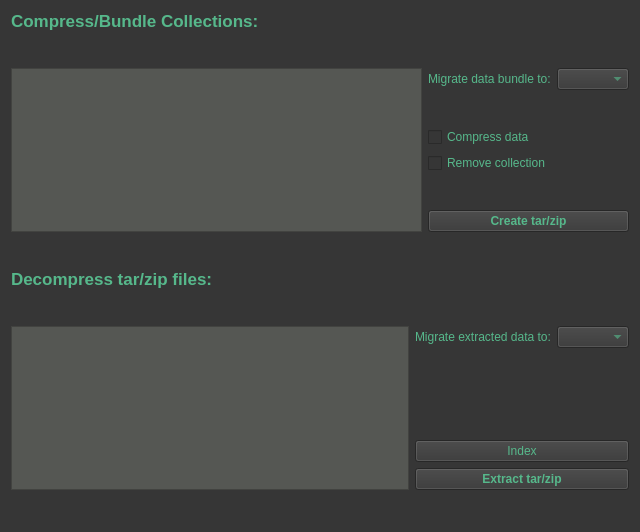
<?xml version="1.0" encoding="UTF-8"?>
<ui version="4.0">
 <class>Form</class>
 <widget class="QWidget" name="Form">
  <property name="geometry">
   <rect>
    <x>0</x>
    <y>0</y>
    <width>640</width>
    <height>532</height>
   </rect>
  </property>
  <property name="windowTitle">
   <string>Form</string>
  </property>
  <property name="styleSheet">
   <string notr="true">QWidget
{
	color: rgb(86, 184, 139);
	background-color: rgb(54, 54, 54);
	selection-background-color: rgb(58, 152, 112);
}

QTreeView
{
background-color: rgb(85, 87, 83);
}

QLabel#createStatusLabel
{
color: rgb(217, 174, 23);
}

QLabel#unpackStatusLabel
{
color: rgb(217, 174, 23);
}
</string>
  </property>
  <layout class="QVBoxLayout" name="verticalLayout_3">
   <item>
    <widget class="QLabel" name="label_2">
     <property name="font">
      <font>
       <pointsize>13</pointsize>
       <bold>true</bold>
      </font>
     </property>
     <property name="text">
      <string>Compress/Bundle Collections:</string>
     </property>
    </widget>
   </item>
   <item>
    <spacer name="verticalSpacer_4">
     <property name="orientation">
      <enum>Qt::Vertical</enum>
     </property>
     <property name="sizeHint" stdset="0">
      <size>
       <width>20</width>
       <height>40</height>
      </size>
     </property>
    </spacer>
   </item>
   <item>
    <widget class="QLabel" name="irodsZoneLabel1">
     <property name="text">
      <string/>
     </property>
    </widget>
   </item>
   <item>
    <layout class="QHBoxLayout" name="horizontalLayout">
     <item>
      <widget class="QTreeView" name="irodsCollectionTree">
       <property name="minimumSize">
        <size>
         <width>0</width>
         <height>150</height>
        </size>
       </property>
       <property name="editTriggers">
        <set>QAbstractItemView::NoEditTriggers</set>
       </property>
       <property name="selectionMode">
        <enum>QAbstractItemView::SingleSelection</enum>
       </property>
      </widget>
     </item>
     <item>
      <layout class="QVBoxLayout" name="verticalLayout">
       <item>
        <layout class="QHBoxLayout" name="horizontalLayout_2">
         <item>
          <widget class="QLabel" name="label">
           <property name="text">
            <string>Migrate data bundle to:</string>
           </property>
          </widget>
         </item>
         <item>
          <widget class="QComboBox" name="compressRescButton"/>
         </item>
        </layout>
       </item>
       <item>
        <spacer name="verticalSpacer_2">
         <property name="orientation">
          <enum>Qt::Vertical</enum>
         </property>
         <property name="sizeHint" stdset="0">
          <size>
           <width>20</width>
           <height>40</height>
          </size>
         </property>
        </spacer>
       </item>
       <item>
        <widget class="QCheckBox" name="compressCheckBox">
         <property name="text">
          <string>Compress data</string>
         </property>
        </widget>
       </item>
       <item>
        <widget class="QCheckBox" name="removeCheckBox">
         <property name="text">
          <string>Remove collection</string>
         </property>
        </widget>
       </item>
       <item>
        <spacer name="verticalSpacer">
         <property name="orientation">
          <enum>Qt::Vertical</enum>
         </property>
         <property name="sizeHint" stdset="0">
          <size>
           <width>20</width>
           <height>40</height>
          </size>
         </property>
        </spacer>
       </item>
       <item>
        <widget class="QPushButton" name="createButton">
         <property name="font">
          <font>
           <bold>true</bold>
          </font>
         </property>
         <property name="text">
          <string>Create tar/zip</string>
         </property>
        </widget>
       </item>
      </layout>
     </item>
    </layout>
   </item>
   <item>
    <spacer name="verticalSpacer_3">
     <property name="orientation">
      <enum>Qt::Vertical</enum>
     </property>
     <property name="sizeHint" stdset="0">
      <size>
       <width>20</width>
       <height>40</height>
      </size>
     </property>
    </spacer>
   </item>
   <item>
    <widget class="QLabel" name="createStatusLabel">
     <property name="styleSheet">
      <string notr="true"/>
     </property>
     <property name="text">
      <string/>
     </property>
    </widget>
   </item>
   <item>
    <spacer name="verticalSpacer_8">
     <property name="orientation">
      <enum>Qt::Vertical</enum>
     </property>
     <property name="sizeType">
      <enum>QSizePolicy::Expanding</enum>
     </property>
     <property name="sizeHint" stdset="0">
      <size>
       <width>20</width>
       <height>20</height>
      </size>
     </property>
    </spacer>
   </item>
   <item>
    <widget class="QLabel" name="label_3">
     <property name="font">
      <font>
       <pointsize>13</pointsize>
       <bold>true</bold>
      </font>
     </property>
     <property name="text">
      <string>Decompress tar/zip files:</string>
     </property>
    </widget>
   </item>
   <item>
    <spacer name="verticalSpacer_5">
     <property name="orientation">
      <enum>Qt::Vertical</enum>
     </property>
     <property name="sizeHint" stdset="0">
      <size>
       <width>20</width>
       <height>40</height>
      </size>
     </property>
    </spacer>
   </item>
   <item>
    <widget class="QLabel" name="irodsZoneLabel2">
     <property name="text">
      <string/>
     </property>
    </widget>
   </item>
   <item>
    <layout class="QHBoxLayout" name="horizontalLayout_3">
     <item>
      <widget class="QTreeView" name="irodsCompressionTree">
       <property name="minimumSize">
        <size>
         <width>0</width>
         <height>150</height>
        </size>
       </property>
       <property name="editTriggers">
        <set>QAbstractItemView::NoEditTriggers</set>
       </property>
       <property name="selectionMode">
        <enum>QAbstractItemView::SingleSelection</enum>
       </property>
      </widget>
     </item>
     <item>
      <layout class="QVBoxLayout" name="verticalLayout_2">
       <item>
        <layout class="QHBoxLayout" name="horizontalLayout_4">
         <item>
          <widget class="QLabel" name="label_4">
           <property name="text">
            <string>Migrate extracted data to:</string>
           </property>
          </widget>
         </item>
         <item>
          <widget class="QComboBox" name="decompressRescButton"/>
         </item>
        </layout>
       </item>
       <item>
        <spacer name="verticalSpacer_6">
         <property name="orientation">
          <enum>Qt::Vertical</enum>
         </property>
         <property name="sizeHint" stdset="0">
          <size>
           <width>20</width>
           <height>40</height>
          </size>
         </property>
        </spacer>
       </item>
       <item>
        <widget class="QPushButton" name="indexButton">
         <property name="text">
          <string>Index</string>
         </property>
        </widget>
       </item>
       <item>
        <widget class="QPushButton" name="unpackButton">
         <property name="font">
          <font>
           <bold>true</bold>
          </font>
         </property>
         <property name="text">
          <string>Extract tar/zip</string>
         </property>
        </widget>
       </item>
      </layout>
     </item>
    </layout>
   </item>
   <item>
    <widget class="QLabel" name="unpackStatusLabel">
     <property name="text">
      <string/>
     </property>
    </widget>
   </item>
   <item>
    <spacer name="verticalSpacer_7">
     <property name="orientation">
      <enum>Qt::Vertical</enum>
     </property>
     <property name="sizeHint" stdset="0">
      <size>
       <width>20</width>
       <height>40</height>
      </size>
     </property>
    </spacer>
   </item>
  </layout>
 </widget>
 <resources/>
 <connections/>
</ui>
